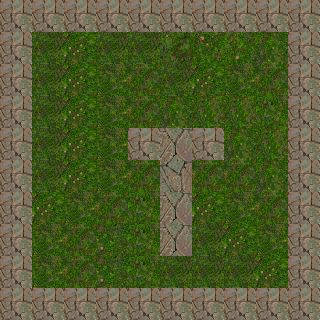

The image is a tile-based game level rendered from a .tmx file. Its description and source (layers, tilesets, objects; grid data summarised) follow:
An orthogonal 10x10 tile map with 32x32 px tiles, 1 tile layer (Tile Layer 1), 2 tilesets.

<map version="1.0" orientation="orthogonal" width="10" height="10" tilewidth="32" tileheight="32">
 <tileset firstgid="1" name="grass" tilewidth="32" tileheight="32">
  <image source="grass.png" width="128" height="128" />
 </tileset>
 <tileset firstgid="17" name="rocks" tilewidth="32" tileheight="32">
  <properties>
   <property name="blocked" value="true" />
  </properties>
  <image source="rocks.png" width="128" height="128" />
 </tileset>
 <layer name="Tile Layer 1" width="10" height="10">
  <data>[100 cells, 100 non-empty, 14 distinct tile ids]</data>
 </layer>
</map>
